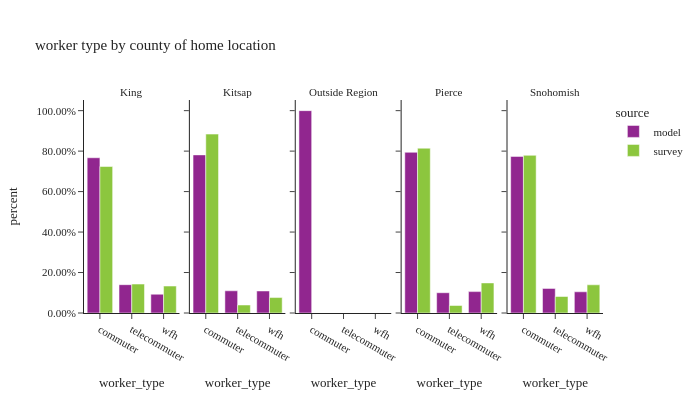

Here is the notebook cell this chart was saved with:
### Code cell
df_worker_count = workers.groupby(['source','CountyName_hh','worker_type'])['pdexpfac']. \
    sum().reset_index()
df_worker_count['percent'] = df_worker_count.groupby(['source','CountyName_hh'], group_keys=False)['pdexpfac']. \
    apply(lambda x: x / float(x.sum()))

df_worker_count_ct = workers.groupby(['source','CountyName_hh','worker_type'])['pdexpfac'].count().reset_index(). \
    rename(columns={'pdexpfac':'sample count'})
df_worker_count = df_worker_count.merge(df_worker_count_ct, on=['source','CountyName_hh','worker_type']). \
    rename(columns={'pdexpfac':'total count'})


fig = px.bar(df_worker_count.sort_values(by=['CountyName_hh','worker_type']), x='worker_type', y="percent",
             facet_col="CountyName_hh", color="source",hover_data=['sample count','total count'],
             barmode="group",
             title="worker type by county of home location")
fig.for_each_annotation(lambda a: a.update(text = a.text.split("=")[-1]))
fig.update_layout(height=400, width=700, font=dict(size=11))
fig.for_each_yaxis(lambda a: a.update(tickformat = ".2%"))
fig.update_xaxes(categoryorder='array', categoryarray= ['commuter','telecommuter','wfh'])
fig.show()

### Figure 1 — Plotly figure (JSON) as saved in the notebook; plotly's stock layout.template omitted (floating-point values rounded to 4 significant figures)
{"data": [{"alignmentgroup": "True", "customdata": [[976600.0, 976600.0], [178200.0, 178200.0], [118200.0, 118200.0]], "hovertemplate": "source=model<br>CountyName_hh=King<br>worker_type=%{x}<br>percent=%{y}<br>sample count=%{customdata[0]}<br>total count=%{customdata[1]}<extra></extra>", "legendgroup": "model", "marker": {"color": "#91268F", "pattern": {"shape": ""}}, "name": "model", "offsetgroup": "model", "orientation": "v", "showlegend": true, "textposition": "auto", "type": "bar", "x": ["commuter", "telecommuter", "wfh"], "xaxis": "x", "y": [0.7672, 0.14, 0.09283], "yaxis": "y"}, {"alignmentgroup": "True", "customdata": [[95800.0, 95800.0], [13450.0, 13450.0], [13350.0, 13350.0]], "hovertemplate": "source=model<br>CountyName_hh=Kitsap<br>worker_type=%{x}<br>percent=%{y}<br>sample count=%{customdata[0]}<br>total count=%{customdata[1]}<extra></extra>", "legendgroup": "model", "marker": {"color": "#91268F", "pattern": {"shape": ""}}, "name": "model", "offsetgroup": "model", "orientation": "v", "showlegend": false, "textposition": "auto", "type": "bar", "x": ["commuter", "telecommuter", "wfh"], "xaxis": "x2", "y": [0.7814, 0.1097, 0.1089], "yaxis": "y2"}, {"alignmentgroup": "True", "customdata": [[1.0, 1.0]], "hovertemplate": "source=model<br>CountyName_hh=Outside Region<br>worker_type=%{x}<br>percent=%{y}<br>sample count=%{customdata[0]}<br>total count=%{customdata[1]}<extra></extra>", "legendgroup": "model", "marker": {"color": "#91268F", "pattern": {"shape": ""}}, "name": "model", "offsetgroup": "model", "orientation": "v", "showlegend": false, "textposition": "auto", "type": "bar", "x": ["commuter"], "xaxis": "x3", "y": [1.0], "yaxis": "y3"}, {"alignmentgroup": "True", "customdata": [[354900.0, 354900.0], [44760.0, 44760.0], [47210.0, 47210.0]], "hovertemplate": "source=model<br>CountyName_hh=Pierce<br>worker_type=%{x}<br>percent=%{y}<br>sample count=%{customdata[0]}<br>total count=%{customdata[1]}<extra></extra>", "legendgroup": "model", "marker": {"color": "#91268F", "pattern": {"shape": ""}}, "name": "model", "offsetgroup": "model", "orientation": "v", "showlegend": false, "textposition": "auto", "type": "bar", "x": ["commuter", "telecommuter", "wfh"], "xaxis": "x4", "y": [0.7942, 0.1002, 0.1056], "yaxis": "y4"}, {"alignmentgroup": "True", "customdata": [[339500.0, 339500.0], [53290.0, 53290.0], [45950.0, 45950.0]], "hovertemplate": "source=model<br>CountyName_hh=Snohomish<br>worker_type=%{x}<br>percent=%{y}<br>sample count=%{customdata[0]}<br>total count=%{customdata[1]}<extra></extra>", "legendgroup": "model", "marker": {"color": "#91268F", "pattern": {"shape": ""}}, "name": "model", "offsetgroup": "model", "orientation": "v", "showlegend": false, "textposition": "auto", "type": "bar", "x": ["commuter", "telecommuter", "wfh"], "xaxis": "x5", "y": [0.7738, 0.1215, 0.1047], "yaxis": "y5"}, {"alignmentgroup": "True", "customdata": [[1483.0, 670500.0], [617.0, 132500.0], [592.0, 123300.0]], "hovertemplate": "source=survey<br>CountyName_hh=King<br>worker_type=%{x}<br>percent=%{y}<br>sample count=%{customdata[0]}<br>total count=%{customdata[1]}<extra></extra>", "legendgroup": "survey", "marker": {"color": "#8CC63E", "pattern": {"shape": ""}}, "name": "survey", "offsetgroup": "survey", "orientation": "v", "showlegend": true, "textposition": "auto", "type": "bar", "x": ["commuter", "telecommuter", "wfh"], "xaxis": "x", "y": [0.7239, 0.143, 0.1331], "yaxis": "y"}, {"alignmentgroup": "True", "customdata": [[112.0, 89410.0], [17.0, 3999.0], [35.0, 7721.0]], "hovertemplate": "source=survey<br>CountyName_hh=Kitsap<br>worker_type=%{x}<br>percent=%{y}<br>sample count=%{customdata[0]}<br>total count=%{customdata[1]}<extra></extra>", "legendgroup": "survey", "marker": {"color": "#8CC63E", "pattern": {"shape": ""}}, "name": "survey", "offsetgroup": "survey", "orientation": "v", "showlegend": false, "textposition": "auto", "type": "bar", "x": ["commuter", "telecommuter", "wfh"], "xaxis": "x2", "y": [0.8841, 0.03955, 0.07634], "yaxis": "y2"}, {"alignmentgroup": "True", "customdata": [[239.0, 232300.0], [54.0, 10570.0], [65.0, 42390.0]], "hovertemplate": "source=survey<br>CountyName_hh=Pierce<br>worker_type=%{x}<br>percent=%{y}<br>sample count=%{customdata[0]}<br>total count=%{customdata[1]}<extra></extra>", "legendgroup": "survey", "marker": {"color": "#8CC63E", "pattern": {"shape": ""}}, "name": "survey", "offsetgroup": "survey", "orientation": "v", "showlegend": false, "textposition": "auto", "type": "bar", "x": ["commuter", "telecommuter", "wfh"], "xaxis": "x4", "y": [0.8144, 0.03703, 0.1486], "yaxis": "y4"}, {"alignmentgroup": "True", "customdata": [[222.0, 219600.0], [54.0, 22960.0], [77.0, 39280.0]], "hovertemplate": "source=survey<br>CountyName_hh=Snohomish<br>worker_type=%{x}<br>percent=%{y}<br>sample count=%{customdata[0]}<br>total count=%{customdata[1]}<extra></extra>", "legendgroup": "survey", "marker": {"color": "#8CC63E", "pattern": {"shape": ""}}, "name": "survey", "offsetgroup": "survey", "orientation": "v", "showlegend": false, "textposition": "auto", "type": "bar", "x": ["commuter", "telecommuter", "wfh"], "xaxis": "x5", "y": [0.7791, 0.08148, 0.1394], "yaxis": "y5"}], "layout": {"annotations": [{"font": {}, "showarrow": false, "text": "King", "x": 0.092, "xanchor": "center", "xref": "paper", "y": 1.0, "yanchor": "bottom", "yref": "paper"}, {"font": {}, "showarrow": false, "text": "Kitsap", "x": 0.296, "xanchor": "center", "xref": "paper", "y": 1.0, "yanchor": "bottom", "yref": "paper"}, {"font": {}, "showarrow": false, "text": "Outside Region", "x": 0.5, "xanchor": "center", "xref": "paper", "y": 1.0, "yanchor": "bottom", "yref": "paper"}, {"font": {}, "showarrow": false, "text": "Pierce", "x": 0.704, "xanchor": "center", "xref": "paper", "y": 1.0, "yanchor": "bottom", "yref": "paper"}, {"font": {}, "showarrow": false, "text": "Snohomish", "x": 0.908, "xanchor": "center", "xref": "paper", "y": 1.0, "yanchor": "bottom", "yref": "paper"}], "barmode": "group", "font": {"size": 11}, "height": 400, "legend": {"title": {"text": "source"}, "tracegroupgap": 0}, "title": {"text": "worker type by county of home location"}, "width": 700, "xaxis": {"anchor": "y", "categoryarray": ["commuter", "telecommuter", "wfh"], "categoryorder": "array", "domain": [0.0, 0.184], "title": {"text": "worker_type"}}, "xaxis2": {"anchor": "y2", "categoryarray": ["commuter", "telecommuter", "wfh"], "categoryorder": "array", "domain": [0.204, 0.388], "matches": "x", "title": {"text": "worker_type"}}, "xaxis3": {"anchor": "y3", "categoryarray": ["commuter", "telecommuter", "wfh"], "categoryorder": "array", "domain": [0.408, 0.592], "matches": "x", "title": {"text": "worker_type"}}, "xaxis4": {"anchor": "y4", "categoryarray": ["commuter", "telecommuter", "wfh"], "categoryorder": "array", "domain": [0.612, 0.796], "matches": "x", "title": {"text": "worker_type"}}, "xaxis5": {"anchor": "y5", "categoryarray": ["commuter", "telecommuter", "wfh"], "categoryorder": "array", "domain": [0.816, 1.0], "matches": "x", "title": {"text": "worker_type"}}, "yaxis": {"anchor": "x", "domain": [0.0, 1.0], "tickformat": ".2%", "title": {"text": "percent"}}, "yaxis2": {"anchor": "x2", "domain": [0.0, 1.0], "matches": "y", "showticklabels": false, "tickformat": ".2%"}, "yaxis3": {"anchor": "x3", "domain": [0.0, 1.0], "matches": "y", "showticklabels": false, "tickformat": ".2%"}, "yaxis4": {"anchor": "x4", "domain": [0.0, 1.0], "matches": "y", "showticklabels": false, "tickformat": ".2%"}, "yaxis5": {"anchor": "x5", "domain": [0.0, 1.0], "matches": "y", "showticklabels": false, "tickformat": ".2%"}}}
